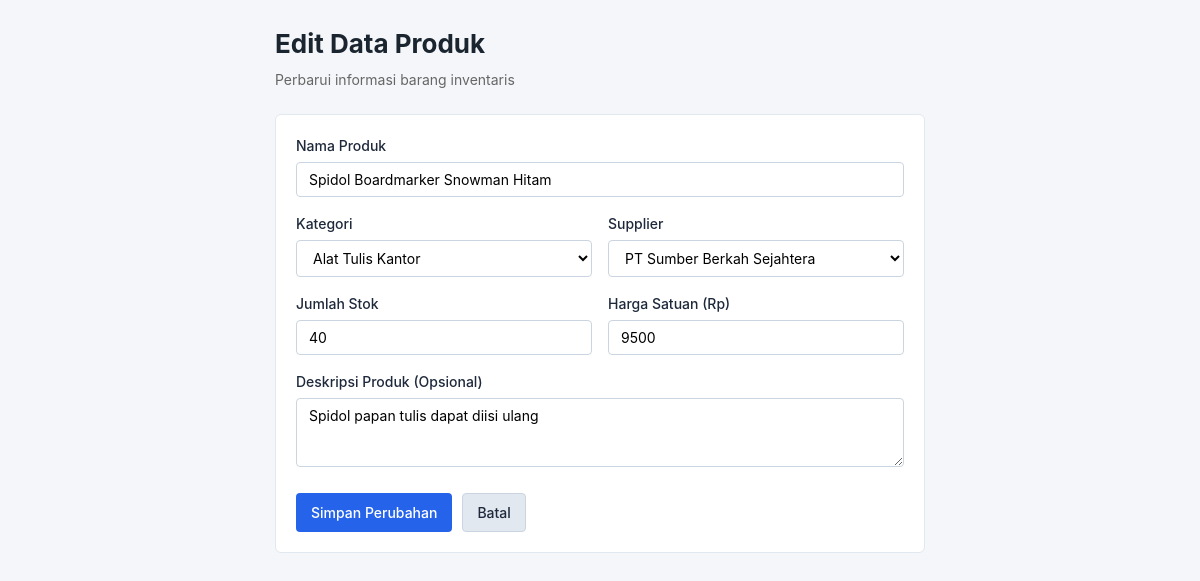
Screenshot of /edit.php?id=6 with the database file from the repository.
### tables this page shows
CREATE TABLE produk (
    id INT AUTO_INCREMENT PRIMARY KEY,
    nama_produk VARCHAR(150) NOT NULL,
    id_kategori INT NOT NULL,
    id_supplier INT NOT NULL,
    stok INT NOT NULL,
    harga INT NOT NULL,
    deskripsi TEXT,
    CONSTRAINT fk_produk_kategori FOREIGN KEY (id_kategori) REFERENCES kategori(id) ON UPDATE CASCADE ON DELETE RESTRICT,
    CONSTRAINT fk_produk_supplier FOREIGN KEY (id_supplier) REFERENCES supplier(id) ON UPDATE CASCADE ON DELETE RESTRICT
);

CREATE TABLE kategori (
    id INT AUTO_INCREMENT PRIMARY KEY,
    nama_kategori VARCHAR(100) NOT NULL
);

CREATE TABLE supplier (
    id INT AUTO_INCREMENT PRIMARY KEY,
    nama_supplier VARCHAR(100) NOT NULL,
    no_telp VARCHAR(20) NOT NULL,
    alamat TEXT NOT NULL
);

### edit.php (the view, shortened to what this page needs)
<?php
$pdo = Database::getInstance()->getConnection();
$id = isset($_GET['id']) ? (int)$_GET['id'] : 0;
$stmt = $pdo->prepare("SELECT * FROM produk WHERE id = :id");
$stmt->execute([':id' => $id]);
$produk = $stmt->fetch();
$kategoriList = $pdo->query("SELECT * FROM kategori ORDER BY nama_kategori ASC")->fetchAll();
$supplierList = $pdo->query("SELECT * FROM supplier ORDER BY nama_supplier ASC")->fetchAll();
$nama_produk = $produk['nama_produk'];
$id_kategori = $produk['id_kategori'];
$id_supplier = $produk['id_supplier'];
$stok = $produk['stok'];
$harga = $produk['harga'];
$deskripsi = $produk['deskripsi'];
?>
<!DOCTYPE html>
<html lang="id">
<head>
    <link rel="stylesheet" href="style.css">
</head>
<body>
    <div class="container container-sm">
        <header class="header">
            <h1>Edit Data Produk</h1>
            <p>Perbarui informasi barang inventaris</p>
        </header>
        <div class="card">
            <form action="edit.php?id=<?php echo $id; ?>" method="POST">
                <div class="form-group">
                    <label for="nama_produk">Nama Produk</label>
                    <input type="text" id="nama_produk" name="nama_produk" value="<?php echo htmlspecialchars($nama_produk); ?>" required>
                </div>
                <div class="form-row">
                    <div class="form-group">
                        <label for="id_kategori">Kategori</label>
                        <select id="id_kategori" name="id_kategori" required>
                            <?php foreach ($kategoriList as $kat): ?>
                                <option value="<?php echo (int)$kat['id']; ?>" <?php echo (int)$id_kategori === (int)$kat['id'] ? 'selected' : ''; ?>>
                                    <?php echo htmlspecialchars($kat['nama_kategori']); ?>
                                </option>
                            <?php endforeach; ?>
                        </select>
                    </div>
                    <div class="form-group">
                        <label for="id_supplier">Supplier</label>
                        <select id="id_supplier" name="id_supplier" required>
                            <?php foreach ($supplierList as $sup): ?>
                                <option value="<?php echo (int)$sup['id']; ?>" <?php echo (int)$id_supplier === (int)$sup['id'] ? 'selected' : ''; ?>>
                                    <?php echo htmlspecialchars($sup['nama_supplier']); ?>
                                </option>
                            <?php endforeach; ?>
                        </select>
                    </div>
                </div>
                <div class="form-row">
                    <div class="form-group">
                        <label for="stok">Jumlah Stok</label>
                        <input type="number" id="stok" name="stok" min="0" value="<?php echo htmlspecialchars((string)$stok); ?>" required>
                    </div>
                    <div class="form-group">
                        <label for="harga">Harga Satuan (Rp)</label>
                        <input type="number" id="harga" name="harga" min="0" value="<?php echo htmlspecialchars((string)$harga); ?>" required>
                    </div>
                </div>
                <div class="form-group">
                    <label for="deskripsi">Deskripsi Produk (Opsional)</label>
                    <textarea id="deskripsi" name="deskripsi" rows="3"><?php echo htmlspecialchars($deskripsi); ?></textarea>
                </div>
                <div class="form-actions">
                    <button type="submit" class="btn btn-primary">Simpan Perubahan</button>
                    <a href="index.php" class="btn btn-light">Batal</a>
                </div>
            </form>
        </div>
    </div>
</body>
</html>

### style.css (style rules this page uses)
* { box-sizing: border-box; margin: 0; padding: 0; font-family: -apple-system, BlinkMacSystemFont, "Segoe UI", Roboto, Helvetica, Arial, sans-serif; }
body { background-color: #f4f6f9; color: #333333; line-height: 1.5; padding: 24px 16px; }
.container { max-width: 1050px; margin: 0 auto; }
.container-sm { max-width: 650px; }
.header { margin-bottom: 24px; }
.header h1 { font-size: 26px; font-weight: 700; color: #1a252f; margin-bottom: 6px; }
.header p { color: #666666; font-size: 14px; }
.card { background: #ffffff; border: 1px solid #e2e8f0; border-radius: 6px; padding: 20px; margin-bottom: 20px; overflow-x: auto; }
.btn { display: inline-block; padding: 8px 14px; font-size: 14px; font-weight: 500; text-decoration: none; border-radius: 4px; border: 1px solid transparent; cursor: pointer; }
.btn-primary { background-color: #2563eb; color: #ffffff; }
.btn-light { background-color: #e2e8f0; color: #1e293b; border-color: #cbd5e1; }
.form-group { margin-bottom: 16px; }
.form-row { display: flex; gap: 16px; }
.form-row .form-group { flex: 1; }
label { display: block; margin-bottom: 6px; font-size: 14px; font-weight: 500; color: #1e293b; }
input[type="text"], input[type="number"], select, textarea { width: 100%; padding: 8px 12px; border: 1px solid #cbd5e1; border-radius: 4px; font-size: 14px; background-color: #ffffff; }
.form-actions { display: flex; gap: 10px; margin-top: 20px; }

### rows the page displays
produk: nama_produk "Spidol Boardmarker Snowman Hitam", id_kategori "Alat Tulis Kantor", id_supplier "PT Sumber Berkah Sejahtera", stok "40", harga "9500", deskripsi "Spidol papan tulis dapat diisi ulang"
